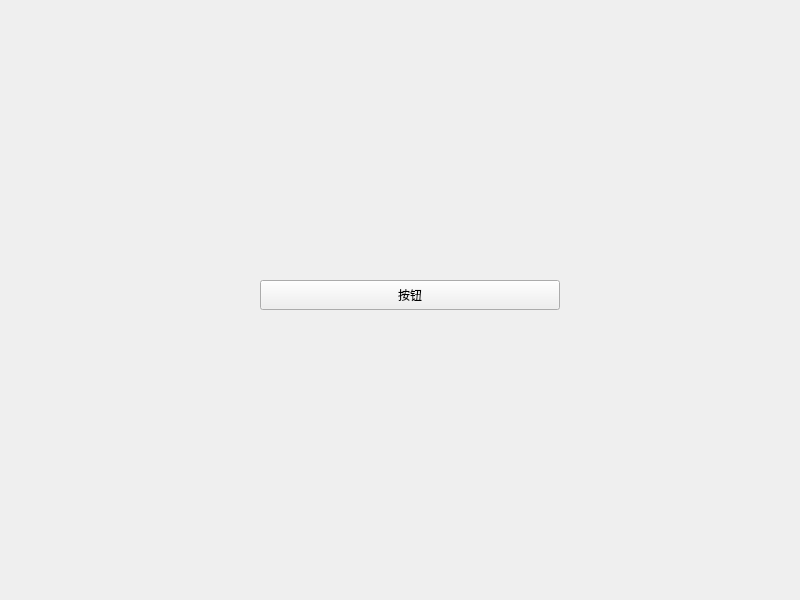
<?xml version="1.0" encoding="UTF-8"?>
<ui version="4.0">
 <class>Widget</class>
 <widget class="QWidget" name="Widget">
  <property name="geometry">
   <rect>
    <x>0</x>
    <y>0</y>
    <width>800</width>
    <height>600</height>
   </rect>
  </property>
  <property name="windowTitle">
   <string>Widget</string>
  </property>
  <widget class="QPushButton" name="pushButton">
   <property name="geometry">
    <rect>
     <x>260</x>
     <y>280</y>
     <width>300</width>
     <height>30</height>
    </rect>
   </property>
   <property name="text">
    <string>按钮</string>
   </property>
  </widget>
 </widget>
 <resources/>
 <connections/>
</ui>
